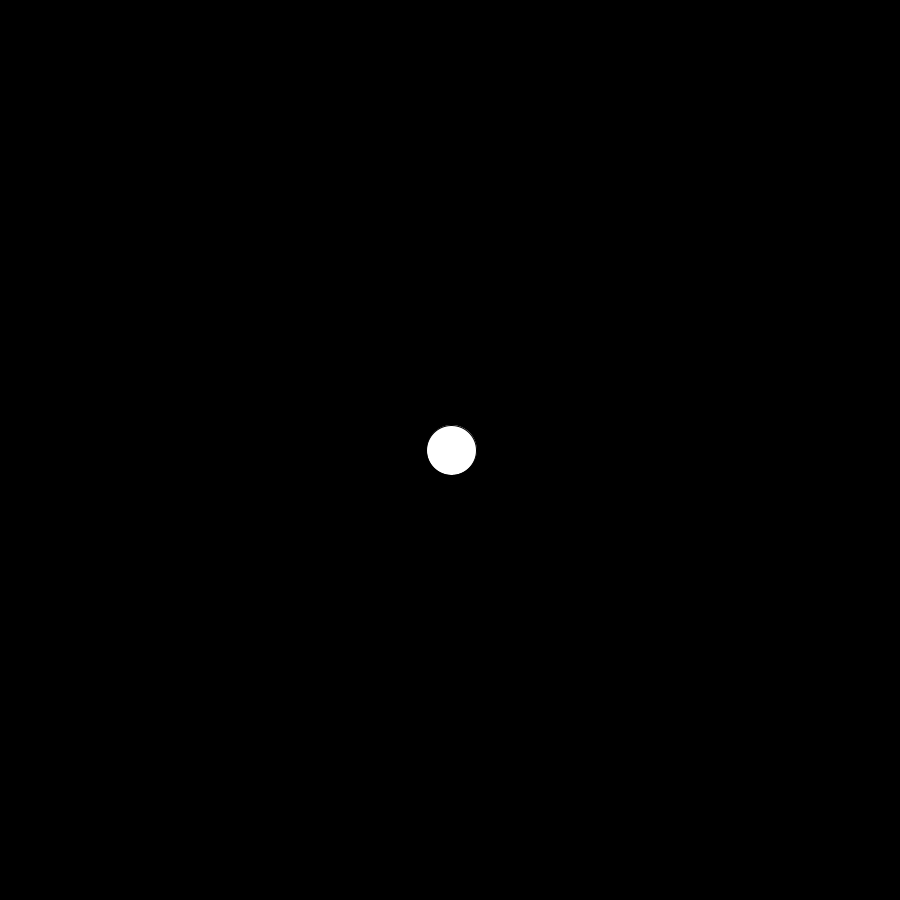
Frame 1 (no input)
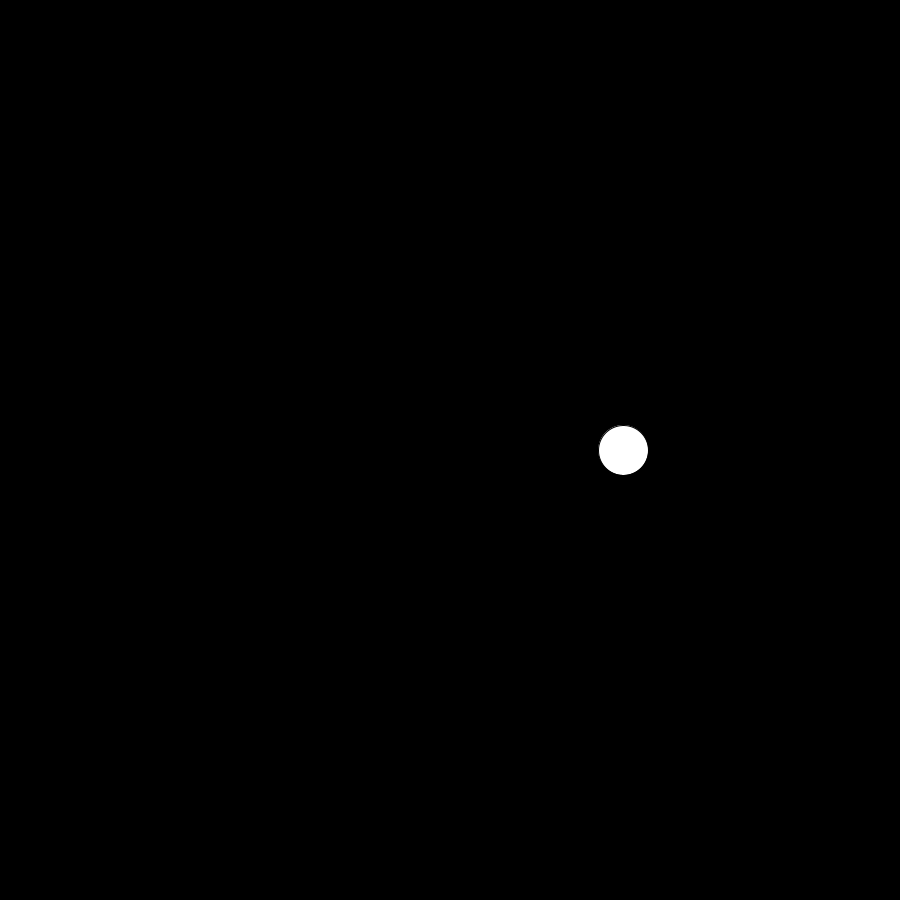
Frame 60 (the mouse pressed at the canvas centre just before this capture)
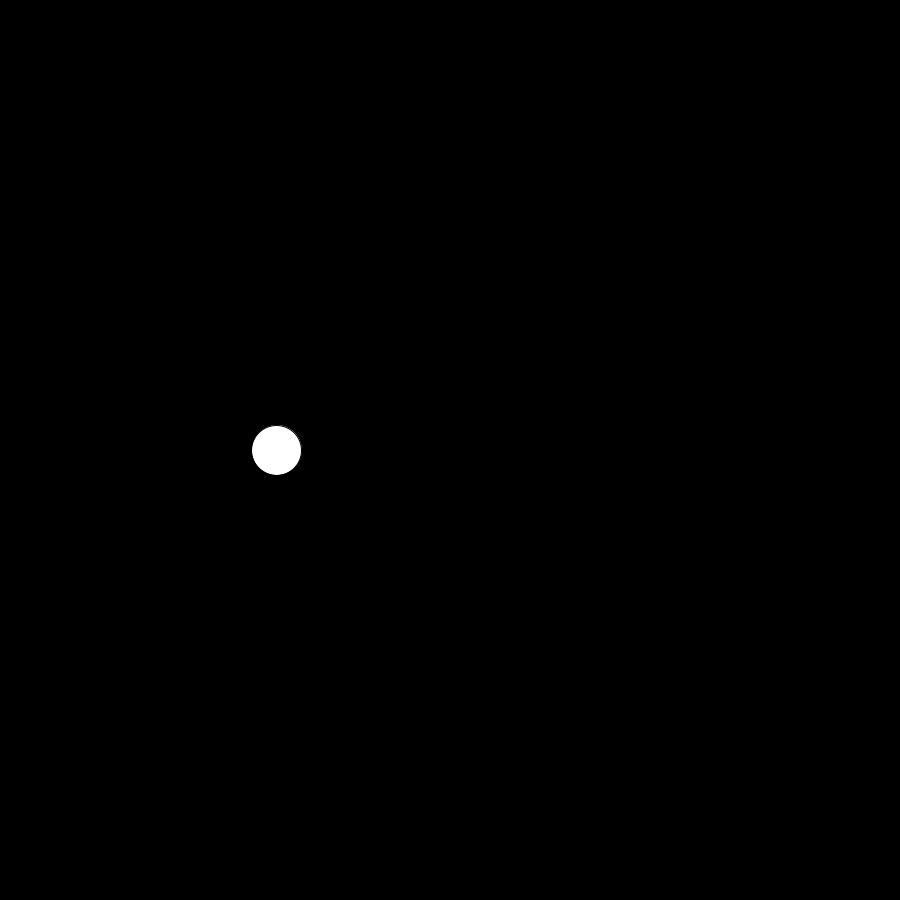
Frame 120 (the mouse held since frame 60 and released just before this capture)

The Processing sketch that drew these frames (run headless with seeded random() and noise(); from frame 60 on, the mouse is pressed at the canvas centre):

// Processing sketch: sketch_08_09_formalcontrasts
// ── sketch_08_09_formalcontrasts.pde
void setup() {
  size(900, 900);
}
void draw() {
  background(0); 
  translate(width/2, height/2);
  float a = tan(radians(frameCount)) * 100;
  ellipse(a, 0, 50, 50);
}
